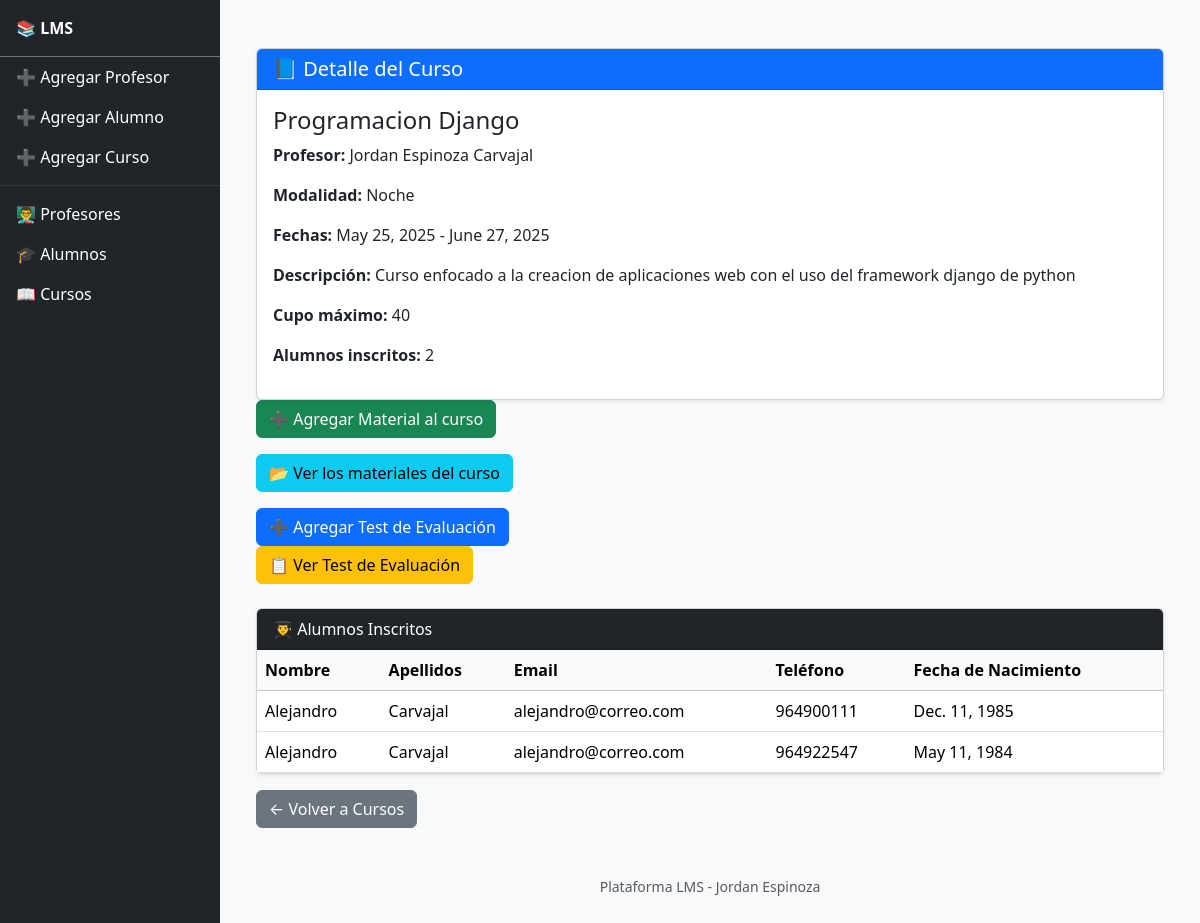
/plataforma/detalle_curso/1/, run on the app's committed database.
### Plataforma/models.py (models this page shows, shortened)
class Curso(models.Model):
    MODALIDAD_CHOICES = [
        ('Mañana', 'Mañana'),
        ('Noche', 'Noche'),
        ('Fin de Semana', 'Fin de Semana'),
    ]
    nombre_curso = models.CharField(max_length=100)
    profesor_curso = models.ForeignKey(Profesor, on_delete=models.CASCADE, related_name='cursos')
    max_alumnos = models.PositiveIntegerField(default=40)  # límite
    fecha_inicio = models.DateField()
    fecha_fin = models.DateField()
    modalidad = models.CharField(max_length=100, choices=MODALIDAD_CHOICES)
    descripcion = models.TextField()
    def alumnos_count(self):
        return self.alumnos.count()

class Profesor(models.Model):
    nombre = models.CharField(max_length=100)
    apellidos = models.CharField(max_length=100)
    email = models.EmailField()
    telefono = models.CharField(max_length=15)
    especialidad = models.CharField(max_length=100)
    fecha_nacimiento = models.DateField()

class Alumno(models.Model):
    nombre = models.CharField(max_length=100)
    apellidos = models.CharField(max_length=100)
    email = models.EmailField()
    telefono = models.CharField(max_length=15)
    fecha_nacimiento = models.DateField()
    fecha_inscripcion = models.DateField()
    cursos = models.ManyToManyField('Curso', related_name='alumnos', blank=True)

### Plataforma/views.py (the view)
# urls.py: path('detalle_curso/<int:curso_id>/', detalle_curso, name='detalle_curso'),
def detalle_curso(request, curso_id):
    curso = get_object_or_404(Curso, id = curso_id)
    alumnos_inscritos = curso.alumnos.all()
    return render(request, 'plataforma/detalle_curso.html', {'curso': curso, 'alumnos_inscritos': alumnos_inscritos})

### Plataforma/templates/plataforma/detalle_curso.html (shortened to what this page needs)
{% extends 'template_base.html' %}
{% load static %}
{% block content %}
<div class="container mt-4">
    <div class="card shadow-sm">
        <div class="card-header bg-primary text-white">
            <h5 class="mb-0">📘 Detalle del Curso</h5>
        </div>
        <div class="card-body">
            <h4 class="card-title">{{ curso.nombre_curso }}</h4>
            <p><strong>Profesor:</strong> {{ curso.profesor_curso.nombre }} {{ curso.profesor_curso.apellidos }}</p>
            <p><strong>Modalidad:</strong> {{ curso.modalidad }}</p>
            <p><strong>Fechas:</strong> {{ curso.fecha_inicio }} - {{ curso.fecha_fin }}</p>
            <p><strong>Descripción:</strong> {{ curso.descripcion }}</p>
            <p><strong>Cupo máximo:</strong> {{ curso.max_alumnos }}</p>
            <p><strong>Alumnos inscritos:</strong> {{ curso.alumnos_count }}</p>
        </div>
    </div>
    <div>
    <p>
        <a href="{% url 'agregar_material' curso.id %}" class="btn btn-success">
            ➕ Agregar Material al curso
        </a>
    </p>
    <p>
        <a href="{% url 'ver_materiales' curso.id %}" class="btn btn-info">
            📂 Ver los materiales del curso
        </a>
    </p>
    <a href="{% url 'crear_actividad' curso.id %}" class="btn btn-primary">
        ➕ Agregar Test de Evaluación
    </a>
    <div class="d-flex align-items-center gap-2">
        <a href="{% url 'ver_actividad' curso.id %}" class="btn btn-warning">
    📋 Ver Test de Evaluación
</a>
    </div>
</div>
    <div class="card mt-4 shadow-sm">
        <div class="card-header bg-dark text-white">
            👨‍🎓 Alumnos Inscritos
        </div>
        <div class="card-body p-0">
            {% if alumnos_inscritos %}
            <div class="table-responsive">
                <table class="table table-hover align-middle mb-0">
                    <thead class="table-light">
                        <tr>
                            <th>Nombre</th>
                            <th>Apellidos</th>
                            <th>Email</th>
                            <th>Teléfono</th>
                            <th>Fecha de Nacimiento</th>
                        </tr>
                    </thead>
                    <tbody>
                        {% for alumno in alumnos_inscritos %}
                        <tr>
                            <td>{{ alumno.nombre }}</td>
                            <td>{{ alumno.apellidos }}</td>
                            <td>{{ alumno.email }}</td>
                            <td>{{ alumno.telefono }}</td>
                            <td>{{ alumno.fecha_nacimiento }}</td>
                        </tr>
                        {% endfor %}
                    </tbody>
                </table>
            </div>
            {% else %}
                <div class="p-3 text-muted">No hay alumnos inscritos aún en este curso.</div>
            {% endif %}
        </div>
    </div>
    <div class="mt-3">
        <a href="{% url 'listar_cursos' %}" class="btn btn-secondary">← Volver a Cursos</a>
    </div>
</div>
{% endblock content %}

### data on the page
Curso: nombre_curso "Programacion Django", profesor_curso.nombre "Jordan", profesor_curso.apellidos "Espinoza Carvajal", modalidad "Noche", fecha_inicio "May 25, 2025", fecha_fin "June 27, 2025", descripcion "Curso enfocado a la creacion de aplicaciones web con el uso del framework django de python", max_alumnos "40", alumnos_count "2"
Alumno: nombre "Alejandro", apellidos "Carvajal", email "alejandro@correo.com", telefono "964900111", fecha_nacimiento "Dec. 11, 1985"
Alumno: nombre "Alejandro", apellidos "Carvajal", email "alejandro@correo.com", telefono "964922547", fecha_nacimiento "May 11, 1984"
